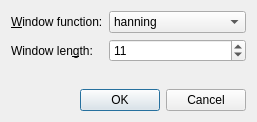
<?xml version="1.0" encoding="UTF-8"?>
<ui version="4.0">
 <class>QSpectrumAnalyzerSmoothing</class>
 <widget class="QDialog" name="QSpectrumAnalyzerSmoothing">
  <property name="geometry">
   <rect>
    <x>0</x>
    <y>0</y>
    <width>257</width>
    <height>122</height>
   </rect>
  </property>
  <property name="windowTitle">
   <string>Smoothing - SDRAnalyzer</string>
  </property>
  <property name="windowIcon">
   <iconset>
    <normaloff>images/CU-Logo.png</normaloff>images/CU-Logo.png</iconset>
  </property>
  <layout class="QVBoxLayout" name="verticalLayout">
   <item>
    <layout class="QFormLayout" name="formLayout">
     <item row="0" column="0">
      <widget class="QLabel" name="label">
       <property name="text">
        <string>&amp;Window function:</string>
       </property>
       <property name="buddy">
        <cstring>windowFunctionComboBox</cstring>
       </property>
      </widget>
     </item>
     <item row="0" column="1">
      <widget class="QComboBox" name="windowFunctionComboBox">
       <property name="currentIndex">
        <number>1</number>
       </property>
       <item>
        <property name="text">
         <string>rectangular</string>
        </property>
       </item>
       <item>
        <property name="text">
         <string>hanning</string>
        </property>
       </item>
       <item>
        <property name="text">
         <string>hamming</string>
        </property>
       </item>
       <item>
        <property name="text">
         <string>bartlett</string>
        </property>
       </item>
       <item>
        <property name="text">
         <string>blackman</string>
        </property>
       </item>
      </widget>
     </item>
     <item row="1" column="0">
      <widget class="QLabel" name="label_2">
       <property name="text">
        <string>Window len&amp;gth:</string>
       </property>
       <property name="buddy">
        <cstring>windowLengthSpinBox</cstring>
       </property>
      </widget>
     </item>
     <item row="1" column="1">
      <widget class="QSpinBox" name="windowLengthSpinBox">
       <property name="minimum">
        <number>3</number>
       </property>
       <property name="maximum">
        <number>1001</number>
       </property>
       <property name="value">
        <number>11</number>
       </property>
      </widget>
     </item>
    </layout>
   </item>
   <item>
    <spacer name="verticalSpacer">
     <property name="orientation">
      <enum>Qt::Vertical</enum>
     </property>
     <property name="sizeHint" stdset="0">
      <size>
       <width>20</width>
       <height>1</height>
      </size>
     </property>
    </spacer>
   </item>
   <item>
    <widget class="QDialogButtonBox" name="buttonBox">
     <property name="orientation">
      <enum>Qt::Horizontal</enum>
     </property>
     <property name="standardButtons">
      <set>QDialogButtonBox::Cancel|QDialogButtonBox::Ok</set>
     </property>
    </widget>
   </item>
  </layout>
 </widget>
 <tabstops>
  <tabstop>windowFunctionComboBox</tabstop>
  <tabstop>windowLengthSpinBox</tabstop>
  <tabstop>buttonBox</tabstop>
 </tabstops>
 <resources/>
 <connections>
  <connection>
   <sender>buttonBox</sender>
   <signal>accepted()</signal>
   <receiver>QSpectrumAnalyzerSmoothing</receiver>
   <slot>accept()</slot>
   <hints>
    <hint type="sourcelabel">
     <x>218</x>
     <y>104</y>
    </hint>
    <hint type="destinationlabel">
     <x>157</x>
     <y>129</y>
    </hint>
   </hints>
  </connection>
  <connection>
   <sender>buttonBox</sender>
   <signal>rejected()</signal>
   <receiver>QSpectrumAnalyzerSmoothing</receiver>
   <slot>reject()</slot>
   <hints>
    <hint type="sourcelabel">
     <x>218</x>
     <y>110</y>
    </hint>
    <hint type="destinationlabel">
     <x>224</x>
     <y>129</y>
    </hint>
   </hints>
  </connection>
 </connections>
</ui>
